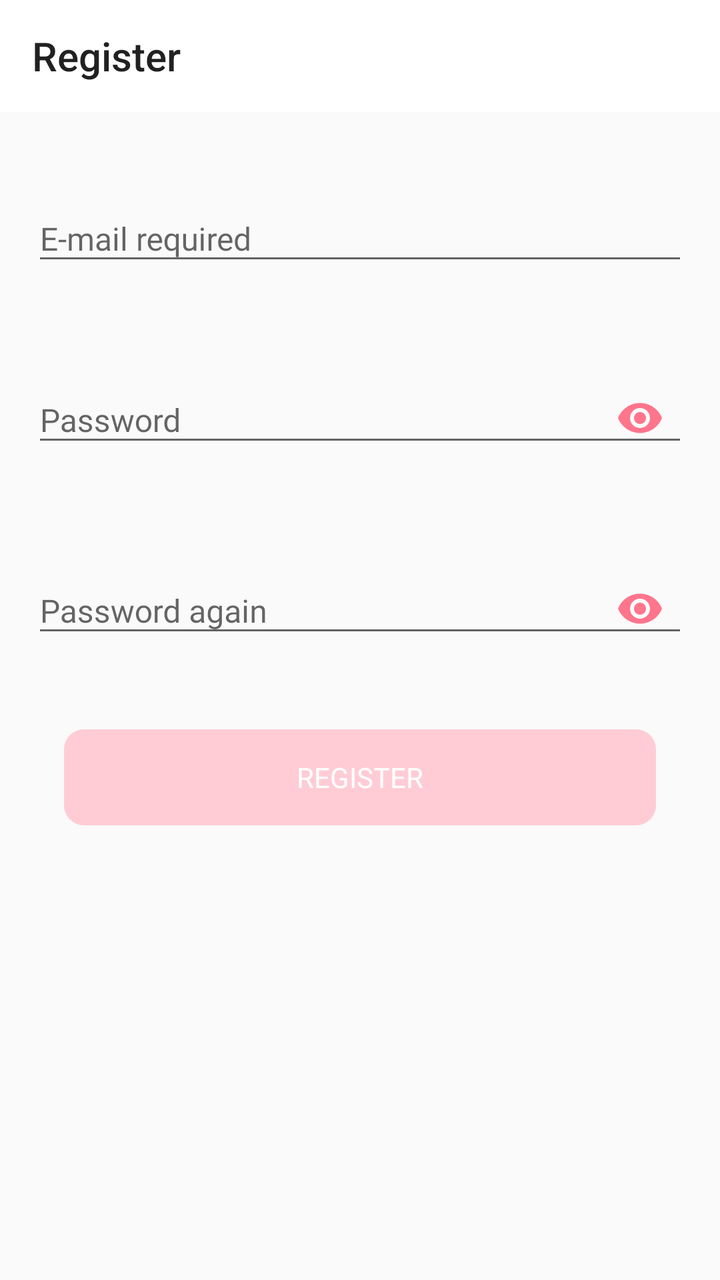
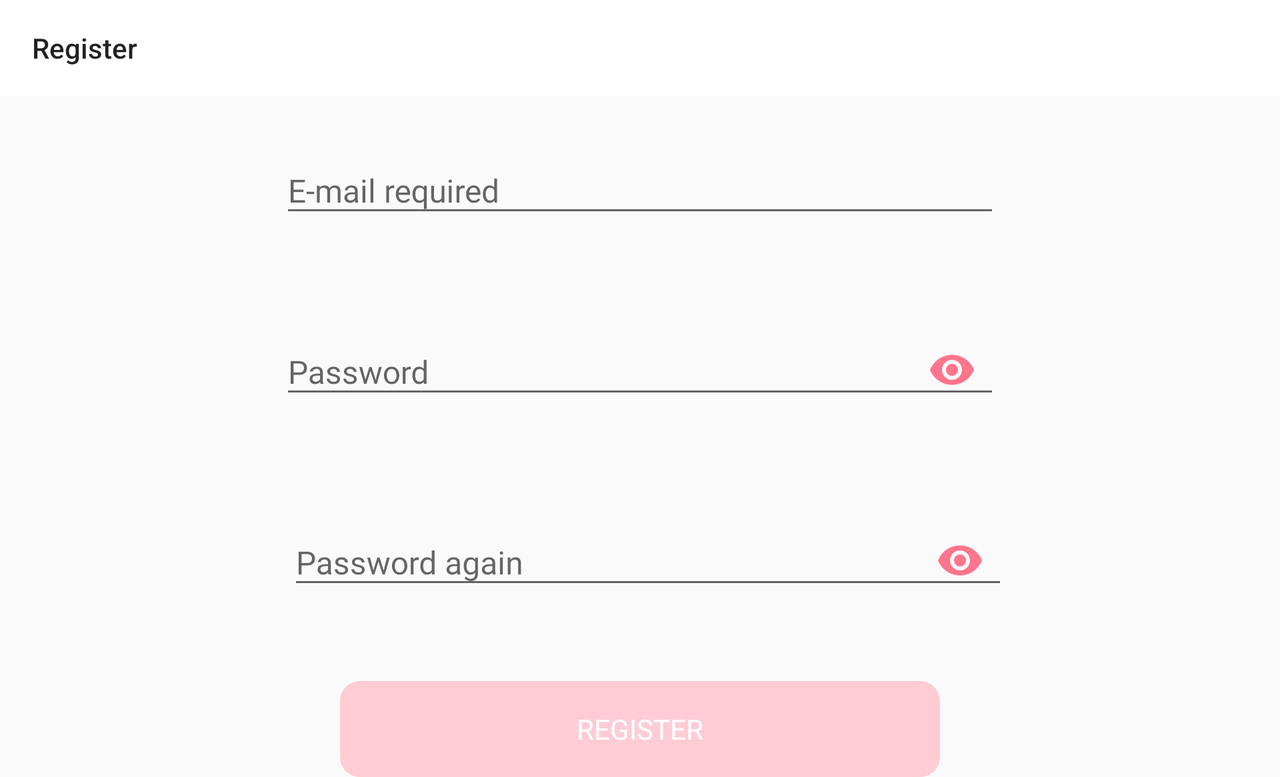

An Android layout and its configuration variant, each rendered on a device that would load it. The default file and the variant file are quoted in full after the pictures.
<!-- AndroidManifest.xml: application theme AppTheme -->
<!-- res/layout/activity_registration.xml -->
<?xml version="1.0" encoding="utf-8"?>
<ScrollView
        xmlns:android="http://schemas.android.com/apk/res/android"
        xmlns:app="http://schemas.android.com/apk/res-auto"
        android:layout_width="match_parent"
        android:layout_height="match_parent"
        app:elevation="0dp"
>


    <android.support.constraint.ConstraintLayout
            android:layout_width="match_parent"
            android:layout_height="wrap_content">

        <ProgressBar
                android:id="@+id/progressBar"
                android:layout_width="wrap_content"
                android:layout_height="wrap_content"
                android:indeterminate="true"
                android:visibility="gone"

                app:layout_constraintBottom_toBottomOf="parent"
                app:layout_constraintTop_toTopOf="@+id/appBarLayout"
                app:layout_constraintEnd_toEndOf="parent"
                app:layout_constraintStart_toStartOf="parent"
                android:layout_marginTop="8dp"/>



        <android.support.design.widget.AppBarLayout
                android:layout_width="match_parent"
                android:layout_height="wrap_content"
                app:layout_constraintTop_toTopOf="parent"
                android:id="@+id/appBarLayout">

            <android.support.v7.widget.Toolbar
                    android:layout_width="match_parent"
                    android:layout_height="wrap_content"
                    android:id="@+id/toolbar"
                    android:navigationIcon="@drawable/ic_back_arrow_light"
                    app:title="@string/register"
                    style="@style/MyToolbarTheme"

            />
        </android.support.design.widget.AppBarLayout>

        <android.support.design.widget.TextInputLayout
                android:id="@+id/eMailTextInputLayout"
                android:layout_width="match_parent"
                android:layout_height="wrap_content"
                app:layout_constraintTop_toBottomOf="@+id/appBarLayout"

                android:layout_marginTop="32dp"
                android:layout_marginLeft="16dp"
                android:layout_marginRight="16dp"
                app:errorEnabled="true"
        >
            <android.support.design.widget.TextInputEditText
                    android:id="@+id/eMailTextInput"
                    android:layout_height="wrap_content"
                    android:layout_width="match_parent"
                    android:hint="@string/email_required"
                    android:inputType="text"
                    style="@style/TextInputFields"
            />
        </android.support.design.widget.TextInputLayout>

        <android.support.design.widget.TextInputLayout
                android:id="@+id/passwordTextLayout1"
                android:layout_width="match_parent"
                android:layout_height="wrap_content"
                app:layout_constraintTop_toBottomOf="@id/eMailTextInputLayout"

                app:errorEnabled="true"
                app:passwordToggleEnabled="true"
                app:passwordToggleDrawable="@drawable/ic_show_password_red"
                app:passwordToggleTint="@color/colorAccent"
                android:layout_marginTop="16dp"
                android:layout_marginLeft="16dp"
                android:layout_marginRight="16dp"

        >
            <android.support.design.widget.TextInputEditText
                    android:id="@+id/password1"
                    android:layout_height="wrap_content"
                    android:layout_width="match_parent"
                    android:hint="@string/password"
                    android:inputType="textPassword"
                    style="@style/TextInputFields"
                    android:singleLine="true"/>
        </android.support.design.widget.TextInputLayout>

        <android.support.design.widget.TextInputLayout
                android:id="@+id/passwordTextLayout2"
                android:layout_width="match_parent"
                android:layout_height="wrap_content"
                app:layout_constraintTop_toBottomOf="@id/passwordTextLayout1"

                app:errorEnabled="true"
                app:passwordToggleEnabled="true"
                app:passwordToggleDrawable="@drawable/ic_show_password_red"
                app:passwordToggleTint="@color/colorAccent"

                android:layout_marginLeft="16dp"
                android:layout_marginRight="16dp"
                android:layout_marginTop="16dp"

                app:layout_constraintEnd_toEndOf="parent"
        >
            <android.support.design.widget.TextInputEditText
                    android:id="@+id/password2"
                    android:layout_height="wrap_content"
                    android:layout_width="match_parent"
                    android:hint="@string/passwordAgain"
                    android:inputType="textPassword"
                    style="@style/TextInputFields"
                    android:singleLine="true"/>
        </android.support.design.widget.TextInputLayout>

        <Button
                android:id="@+id/registerButton"
                android:layout_width="match_parent"
                android:layout_height="wrap_content"
                app:layout_constraintTop_toBottomOf="@id/passwordTextLayout2"
                app:layout_constraintStart_toStartOf="parent"
                app:layout_constraintEnd_toEndOf="parent"
                android:text="@string/register"
                android:textColor="@color/white"
                android:background="@drawable/button_selector"
                android:enabled="false"
                android:layout_marginTop="16dp"
                android:layout_marginLeft="32dp"
                android:layout_marginRight="32dp"
        />

    </android.support.constraint.ConstraintLayout>

</ScrollView>
<!-- resources referenced by this layout -->
<resources>
  <color name="colorAccent">#ff758c</color>
  <color name="white">#ffffff</color>
  <!-- drawable button_selector (drawable) -->
  <?xml version="1.0" encoding="utf-8"?>
  <selector xmlns:android="http://schemas.android.com/apk/res/android">
  
  
      <item android:drawable="@drawable/rounded_button_selected" android:state_enabled="true" ></item>
  
      <item android:drawable="@drawable/rounded_button_deselected"></item>
  
  </selector>
  <string name="email_required">E-mail required</string>
  <string name="password">Password</string>
  <string name="passwordAgain">Password again</string>
  <string name="register">Register</string>
  <style name="MyToolbarTheme" parent="@style/ThemeOverlay.AppCompat.Dark.ActionBar">
          <item name="colorPrimary">@color/black</item>
          <item name="colorPrimaryDark">@color/black</item>
          <item name="colorAccent">@color/black</item>
          <item name="android:homeAsUpIndicator">@drawable/ic_back_arrow_light</item>
          <item name="android:background">@color/white</item>
          <item name="android:fontFamily">@font/karla_bold</item>
      </style>
  <style name="TextInputFields" parent="Widget.Design.TextInputLayout">
          <item name="android:textColorHint">#a0a0a0</item>
          <item name="android:textSize">16sp</item>
          <item name="android:textColor">@color/textRegular</item>
          <item name="android:colorAccent">@color/textLight</item>
  
      </style>
  <style name="AppTheme" parent="Theme.AppCompat.Light.NoActionBar">
          
          <item name="colorPrimary">@color/colorPrimary</item>
          <item name="colorPrimaryDark">@color/black</item>
          <item name="colorAccent">@color/colorAccent</item>
          <item name="android:fontFamily">@font/karla_regular</item>
      </style>
  <!-- drawable rounded_button_selected (drawable) -->
  <?xml version="1.0" encoding="utf-8"?>
  <shape xmlns:android="http://schemas.android.com/apk/res/android"
         android:shape="rectangle"
         android:layout_width="wrap_content"
         android:layout_height="wrap_content">
  
      <solid android:color="@color/colorPrimary"/>
  
      <corners android:bottomRightRadius="20dp"
               android:bottomLeftRadius="20dp"
               android:topRightRadius="20dp"
               android:topLeftRadius="20dp"/>
  </shape>
  <!-- drawable rounded_button_deselected (drawable) -->
  <?xml version="1.0" encoding="utf-8"?>
  <shape xmlns:android="http://schemas.android.com/apk/res/android"
         android:shape="rectangle"
         android:layout_width="wrap_content"
         android:layout_height="wrap_content">
  
      <solid android:color="@color/colorButtonDisabled"/>
  
      <corners android:bottomRightRadius="10dp"
               android:bottomLeftRadius="10dp"
               android:topRightRadius="10dp"
               android:topLeftRadius="10dp"/>
  </shape>
  <color name="black">#000000</color>
  <color name="textRegular">#2e2e2e</color>
  <color name="textLight">#505050</color>
  <color name="colorPrimary">#ff758c</color>
  <color name="colorButtonDisabled">#ffccd5</color>
</resources>
<!-- res/layout-land/activity_registration.xml (the repository's variant of the layout above) -->
<!-- drawn on the phone turned sideways -->
<?xml version="1.0" encoding="utf-8"?>
<ScrollView
        xmlns:android="http://schemas.android.com/apk/res/android"
        xmlns:app="http://schemas.android.com/apk/res-auto"
        android:layout_width="match_parent"
        android:layout_height="match_parent">


    <android.support.constraint.ConstraintLayout
            android:layout_width="match_parent"
            android:layout_height="wrap_content">

        <ProgressBar
                android:id="@+id/progressBar"
                android:layout_width="wrap_content"
                android:layout_height="wrap_content"
                android:indeterminate="true"
                android:visibility="gone"

                app:layout_constraintBottom_toBottomOf="parent"
                app:layout_constraintTop_toTopOf="parent"
                app:layout_constraintEnd_toEndOf="parent"
                app:layout_constraintStart_toStartOf="parent"
        />

        <android.support.design.widget.AppBarLayout
                android:layout_width="match_parent"
                android:layout_height="wrap_content"
                app:layout_constraintTop_toTopOf="parent"
                android:id="@+id/appBarLayout">

            <android.support.v7.widget.Toolbar
                    android:layout_width="match_parent"
                    android:layout_height="wrap_content"
                    android:id="@+id/toolbar"
                    android:navigationIcon="@drawable/ic_back_arrow_light"
                    app:title="@string/register"
                    style="@style/MyToolbarTheme"/>

        </android.support.design.widget.AppBarLayout>

        <android.support.design.widget.TextInputLayout
                android:id="@+id/eMailTextInputLayout"
                android:layout_width="360dp"
                android:layout_height="wrap_content"
                app:layout_constraintTop_toBottomOf="@+id/appBarLayout"
                app:errorEnabled="true"

                android:layout_marginTop="16dp"

                app:layout_constraintEnd_toEndOf="parent"
                app:layout_constraintStart_toStartOf="parent">
            <android.support.design.widget.TextInputEditText
                    android:id="@+id/eMailTextInput"
                    android:layout_height="wrap_content"
                    android:layout_width="match_parent"
                    android:hint="@string/email_required"
                    android:inputType="text"
                    style="@style/TextInputFields"
            />
        </android.support.design.widget.TextInputLayout>

        <android.support.design.widget.TextInputLayout
                android:id="@+id/passwordTextLayout1"
                android:layout_width="360dp"
                android:layout_height="wrap_content"
                app:layout_constraintTop_toBottomOf="@id/eMailTextInputLayout"

                app:errorEnabled="true"
                app:passwordToggleEnabled="true"
                app:passwordToggleDrawable="@drawable/ic_show_password_red"
                app:passwordToggleTint="@color/colorAccent"

                android:layout_marginTop="16dp"

                android:layout_marginEnd="8dp" app:layout_constraintEnd_toEndOf="parent"
                android:layout_marginStart="8dp" app:layout_constraintStart_toStartOf="parent">

            <android.support.design.widget.TextInputEditText
                    android:id="@+id/password1"
                    android:layout_height="wrap_content"
                    android:layout_width="match_parent"
                    android:hint="@string/password"
                    android:inputType="textPassword"
                    style="@style/TextInputFields"
                    android:singleLine="true"/>
        </android.support.design.widget.TextInputLayout>

        <android.support.design.widget.TextInputLayout
                android:id="@+id/passwordTextLayout2"
                android:layout_width="360dp"
                android:layout_height="wrap_content"
                app:layout_constraintTop_toBottomOf="@id/passwordTextLayout1"

                app:errorEnabled="true"
                app:passwordToggleEnabled="true"
                app:passwordToggleDrawable="@drawable/ic_show_password_red"
                app:passwordToggleTint="@color/colorAccent"
                android:layout_marginTop="16dp"

                app:layout_constraintEnd_toEndOf="parent"
                android:layout_marginStart="8dp"
                app:layout_constraintStart_toStartOf="parent"
        >
            <android.support.design.widget.TextInputEditText
                    android:id="@+id/password2"
                    android:layout_height="wrap_content"
                    android:layout_width="match_parent"
                    android:hint="@string/passwordAgain"
                    android:inputType="textPassword"
                    style="@style/TextInputFields"
                    android:singleLine="true"/>
        </android.support.design.widget.TextInputLayout>

        <Button
                android:id="@+id/registerButton"
                android:layout_width="300dp"
                android:layout_height="wrap_content"
                app:layout_constraintTop_toBottomOf="@id/passwordTextLayout2"
                app:layout_constraintStart_toStartOf="parent"
                app:layout_constraintEnd_toEndOf="parent"
                android:text="@string/register"
                android:textColor="@color/white"
                android:background="@drawable/button_selector"
                android:enabled="false"
                android:layout_marginTop="16dp"
                android:layout_marginBottom="32dp"/>

    </android.support.constraint.ConstraintLayout>

</ScrollView>
